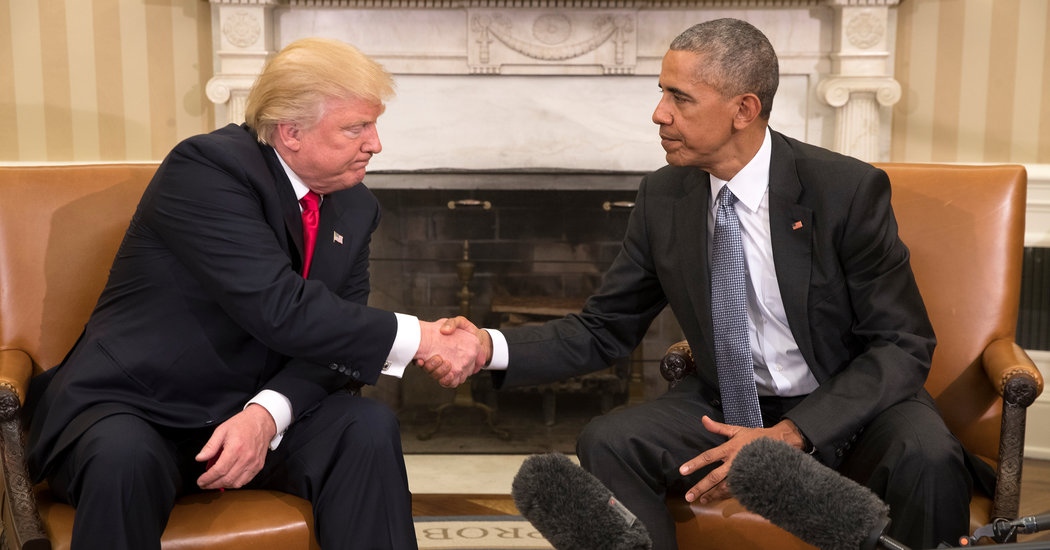
#> input picture the_meeting.jpg, 1050 x 550 px
$ python triton_client.py
#> lines starting #> are read from the running program, lines starting #| are printed output that depends on the picture
### utils.py
import numpy as np
import cv2

configs = {
    "score_clipping_thresh": 100.0,
    "x_scale": 128.0,
    "y_scale": 128.0,
    "h_scale": 128.0,
    "w_scale": 128.0,
    "min_score_thresh": 0.75,
    "min_suppression_threshold": 0.3
}

def sigmoid(z):
    return 1/(1 + np.exp(-z))

def image_resize(image, width=None, height=None, inter=cv2.INTER_AREA):
    # initialize the dimensions of the image to be resized and
    # grab the image size
    dim = None
    (h, w) = image.shape[:2]

    # if both the width and height are None, then return the
    # original image
    if width is None and height is None:
        return image

    # check to see if the width is None
    if width is None:
        # calculate the ratio of the height and construct the
        # dimensions
        r = height / float(h)
        dim = (int(w * r), height)

    # otherwise, the height is None
    else:
        # calculate the ratio of the width and construct the
        # dimensions
        r = width / float(w)
        dim = (width, int(h * r))

    # resize the image
    resized = cv2.resize(image, dim, interpolation=inter)

    # return the resized image
    return resized


def resize_and_crop_image(image, dim):
    if image.shape[0] > image.shape[1]:
        img = image_resize(image, width=dim)
        yshift, xshift = (image.shape[0] - image.shape[1]) // 2, 0
        y_start = (img.shape[0] - img.shape[1]) // 2
        y_end = y_start + dim
        input_img = img[y_start:y_end, :, :]
        input_img = input_img.astype(np.float32)
        input_img = input_img[np.newaxis,...]
        input_img = np.transpose(input_img,(0,3,1,2))
        return input_img, (xshift, yshift)
    else:
        img = image_resize(image, height=dim)
        yshift, xshift = 0, (image.shape[1] - image.shape[0]) // 2
        x_start = (img.shape[1] - img.shape[0]) // 2
        x_end = x_start + dim
        input_img = img[:, x_start:x_end, :]
        input_img = input_img.astype(np.float32)
        input_img = input_img[np.newaxis,...]
        input_img = np.transpose(input_img,(0,3,1,2))
        return input_img, (xshift, yshift)


# [207 lines left out: functions tensors_to_detections, decode_boxes, filter_detections, weighted_non_max_suppression, intersect, jaccard, not called in this run]

def overlap_similarity(box, other_boxes):
    """Computes the IOU between a bounding box and set of other boxes."""
    return jaccard(box[np.newaxis,...], other_boxes).squeeze(axis=0)


# [17 lines left out: function draw_detection_single, not called in this run]

### triton_client.py
import cv2
import numpy as np
import sys
from utils import *
from tqdm import tqdm
import tritonclient.grpc as tritongrpcclient


if __name__=="__main__":
    image_name = "the_meeting.jpg"

    anchors = np.load("anchors.npy")
#> (reads anchors.npy from the repository)

    url = 'localhost:8001'
    model_name = 'blazeface_onnx'

    total_requests = 100

    input_img_orig = cv2.imread('the_meeting.jpg')
#> input_img_orig is the input picture: shape (550, 1050, 3); mean B, G, R 78.6, 92.1, 113.4
    input_img_orig = cv2.cvtColor(input_img_orig, cv2.COLOR_BGR2RGB)
    orig_size =min(input_img_orig.shape[0],input_img_orig.shape[1])
#> orig_size = 550
    input_img, shifts = resize_and_crop_image(input_img_orig,128)
#> in image_resize, `resized = cv2.resize(image, dim, interpolation=inter)`:
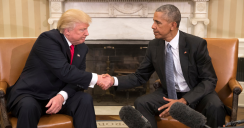
#> resized: shape (128, 244, 3); mean R, G, B 113.4, 92.1, 78.6
#> in resize_and_crop_image, `input_img = img[:, x_start:x_end, :]`:
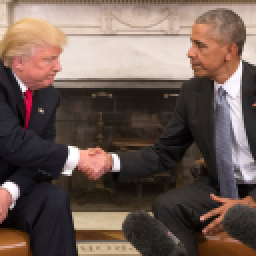
#> input_img: shape (128, 128, 3) (shown 2 times larger); mean R, G, B 110.2, 91.9, 83.8
#> shifts = (250, 0)

    try:
#> (the run stopped early here; a loop or call above may not have finished)
